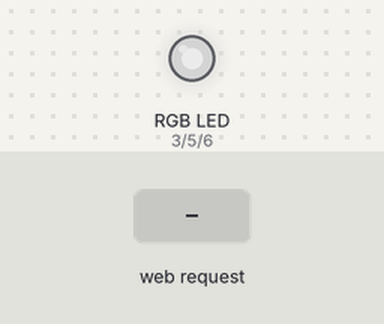
Simulated run of this sketch. Board: Arduino Uno, built with avr-gcc and run on an emulated ATmega328P. On the bench: an RGB LED mixed from three pins (HIGH = lit). Inputs (shaded band) come from the test bench. Dim RGB values are drawn brighter than linear; WiFi joins after 1.5 s; servers stay silent unless stated; what the sketch prints to the serial monitor is not drawn.

Above: at 1.2 s.
1.3 s: HTTP request GET /color received
At 1.6 s:
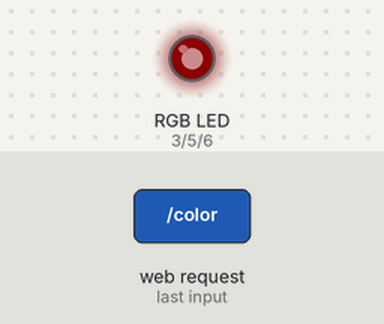
Timing chart, 0 to 4.3 s (numbered marks = the images above; inputs shaded):
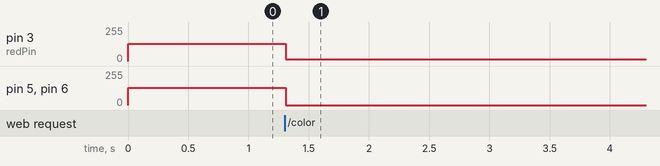

The sketch:

ColorLamp.ino
```cpp
//
// RGB LED controller via web interface
//  Steve Mellor 12 Mar 2018
//
// based on Arduino.cc WebServer example
// created 18 Dec 2009
// by David A. Mellis
// modified 9 Apr 2012
// by Tom Igoe
// modified 02 Sept 2015
// by Arturo Guadalupi
//

#include <Ethernet.h>

//network config
byte mac[] = {0x90, 0xA2, 0xDA, 0x0F, 0x7D, 0x5E};
IPAddress ip(192, 168, 0, 200);
EthernetServer server(80);

//hardware config
const int redPin = 3;
const int greenPin = 5;
const int bluePin = 6;

//initial config
byte redValue = 128;
byte greenValue = 128;
byte blueValue = 128;

String dec2hex(int val)
{
  String hex = String(val, HEX);
  if (hex.length() < 2)
    hex = "0" + hex;
  return hex;
}
String rgb = dec2hex(redValue) + dec2hex(greenValue) + dec2hex(blueValue);

void setColor()
{
  //ifdef for common cathode
  analogWrite(redPin, redValue);
  analogWrite(greenPin, greenValue);
  analogWrite(bluePin, blueValue);
}

void setup()
{
  Serial.begin(9600);

  pinMode(greenPin, OUTPUT);
  pinMode(redPin, OUTPUT);
  pinMode(bluePin, OUTPUT);

  setColor();

  // start the Ethernet connection and the server:
  Ethernet.begin(mac, ip);
  server.begin();
  Serial.print("Listening on ");
  Serial.println(Ethernet.localIP());
}

void sendResponse(EthernetClient client)
{
  // send the lamp page
  client.println("HTTP/1.1 200 OK");
  client.println("Content-Type: text/html");
  client.println("Connection: close");
  client.println();
  client.println("<html>");
  client.println("<script>");
  client.println("var co, nc;");
  client.println("var def = \"#" + rgb + "\";");
  client.println("var req = new XMLHttpRequest();");
  client.println();
  client.println("window.addEventListener(\"load\", startup, false);");
  client.println("function startup() {");
  client.println("  co = document.querySelector(\"#color\");");
  client.println("  co.value = def;");
  client.println("  co.addEventListener(\"change\", chColor, false);");
  client.println("  co.select();");
  client.println("}");
  client.println("function chColor(event) {");
  client.println("  console.log(co.value);");
  client.println("  nc = co.value.replace(\"#\", \"\");");
  client.println("  req.open('GET', '/?color='+nc, true);");
  client.println("  req.send();");
  client.println("}");
  client.println("</script>");
  client.println("<input type=\"color\" id=\"color\">");
  client.println("</html>");
}

void updateColor(String buffer)
{
  if (buffer.startsWith("color"))
  {
    rgb = buffer.substring(1 + buffer.indexOf("="), 7 + buffer.indexOf("="));
    //Serial.println(rgb);
    redValue = strtol(rgb.substring(0, 2).c_str(), 0, 16);
    greenValue = strtol(rgb.substring(2, 4).c_str(), 0, 16);
    blueValue = strtol(rgb.substring(4, 6).c_str(), 0, 16);

    setColor();
  }
}

void loop()
{
  // listen for incoming clients
  EthernetClient client = server.available();
  if (client)
  {
    // an http request ends with a blank line
    boolean currentLineIsBlank = true;
    String req_str = "";

    while (client.connected())
    {
      if (client.available())
      {
        char c = client.read();
        req_str += c;

        if (c == '\n' && currentLineIsBlank && req_str.startsWith("GET"))
        {
          sendResponse(client);
          if (req_str.indexOf("color") > 0)
          {
            String req = String(req_str.substring(req_str.indexOf("color"), req_str.indexOf(" HTTP")));
            updateColor(req);
          }
          break;
        }
        if (c == '\n')
        {
          // you're starting a new line
          currentLineIsBlank = true;
        }
        else if (c != '\r')
        {
          // you've gotten a character on the current line
          currentLineIsBlank = false;
        }
      }
    }

    // give the web browser time to receive the data
    delay(1);
    // close the connection:
    client.stop();
  }
}
```

Measured:
- after the input at 1.3 s, pin 3 (redPin): 128/255 → 12/255 at once; pin 5 (greenPin), pin 6 (bluePin): 128/255 → 0/255 at once
